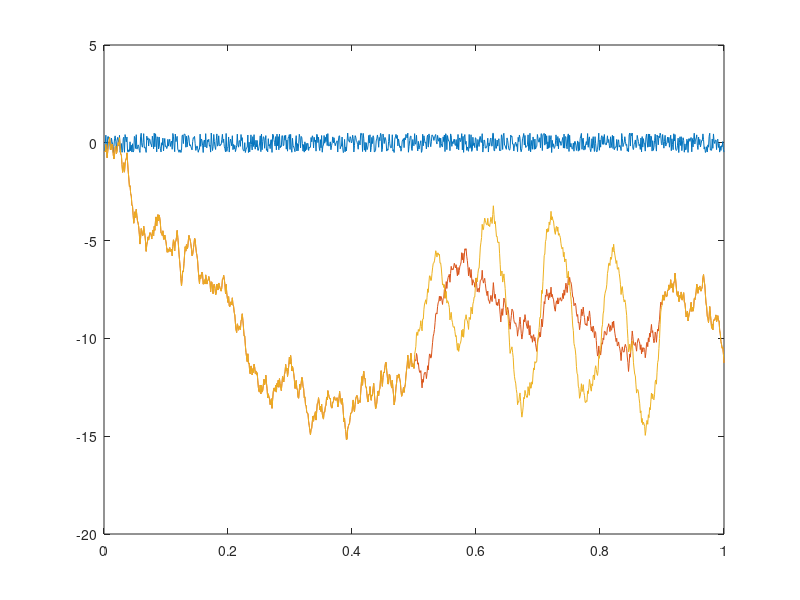
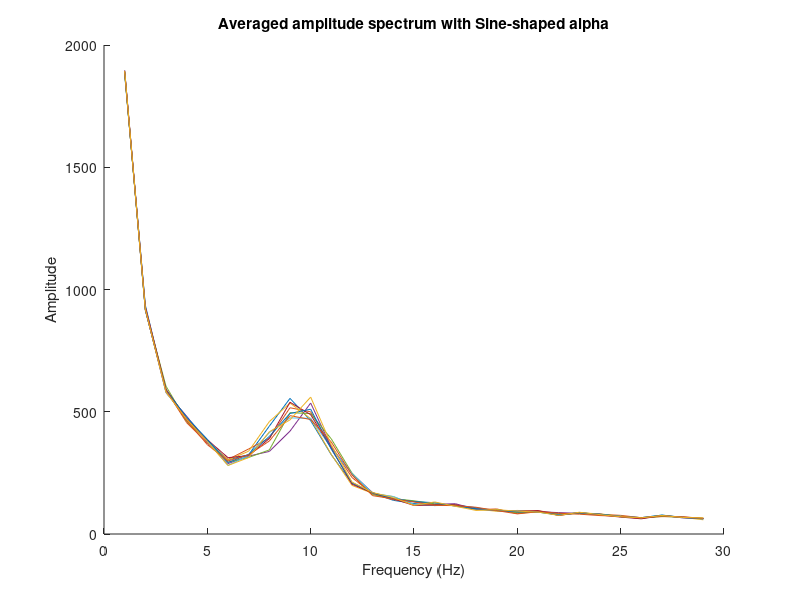
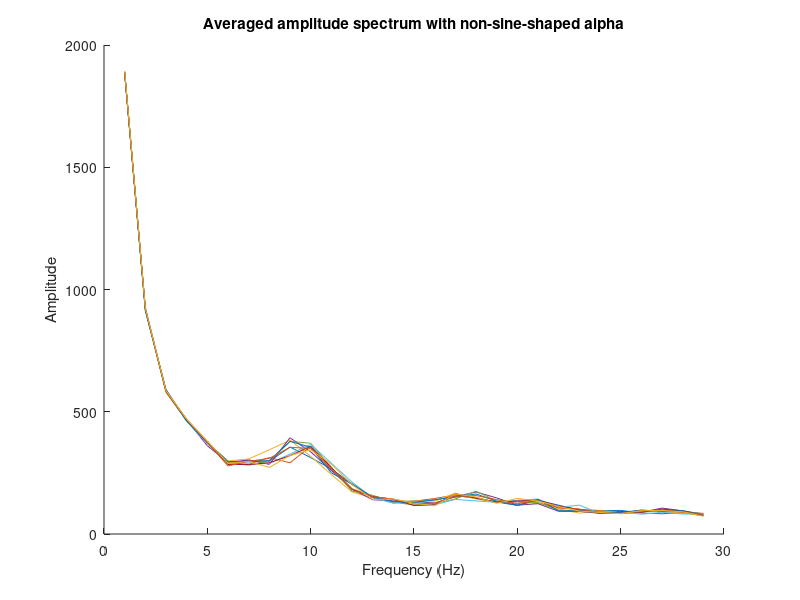
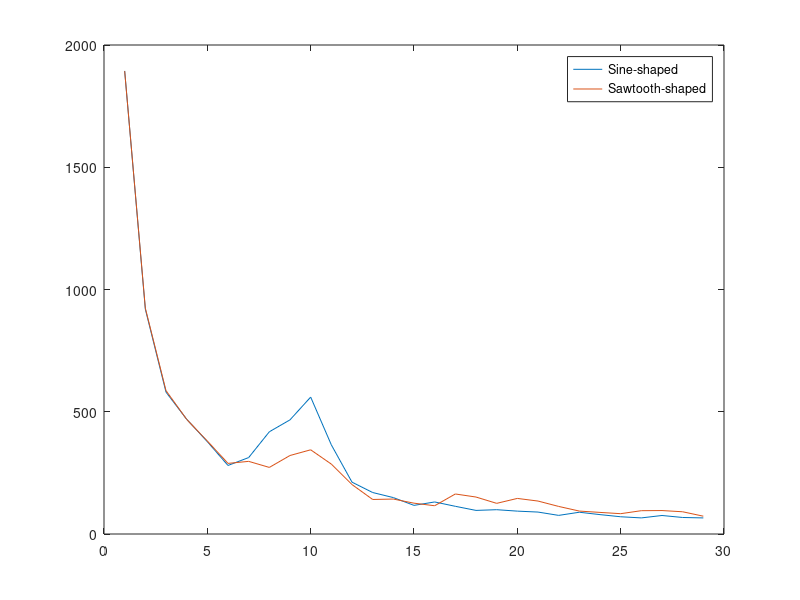

Write the MATLAB code that produced these figures, in order.
% Illustrating trade-off between time and frequency resolution

% Start by making a discrete time vector... 
clear
time = 0.001:0.001:1; % one second of discrete time
faxis = 0:500; % frequency axis goes from 0 to nyquist in steps of 1

% ... now make 50 trials of white noise (stochastic) segments, the same noise to be used for all future simulations
whitesig = zeros(50, length(time));
for trial = 1:50
whitesig(trial,:) = rand(1,1000)-.5; % zero centered white noise
end

figure
plot(time, whitesig(1,:))
hold on

% make bioreaslistic brownian nose signal using cumsum
brownsig = cumsum(whitesig(1,:));
plot(time, brownsig)

% now we add an alpha oscillation at the end of the trial, 500 to 900 ms. 

 alphasig = sin(2*pi*time*10).*4; 
 brownsig(500:900) = brownsig(500:900)  + alphasig(500:900); 
 plot(time, brownsig)
  

figure, hold on

for run = 1:10
  for trial = 1:50
    brownsig(trial,:) = cumsum(whitesig(trial, :));
    alphasig = sin(2*pi*time*(8+rand(1,1).*3)).*3;
    brownsig(trial, 300:700) = brownsig(trial, 300:700) + alphasig(300:700); 
    fftspec = fft(brownsig(trial,:)); % calculate DFT
    sumspecsine(trial, :) = abs(fftspec); % save it for later
  end

  plot(mean((sumspecsine(:, 2:30))))
  xlabel('Frequency (Hz)'),ylabel('Amplitude'),title('Averaged amplitude spectrum with Sine-shaped alpha')
end
hold off

% Same, but we do 10 runs with SAWTOOTH instead of sine-shaped alpha and look at the variability across runs after averaging 50 trials 
figure, hold on

for run = 1:10
  for trial = 1:50
    brownsig(trial,:) = cumsum(whitesig(trial, :));
    alphasig = sawtooth(2*pi*time*(8+rand(1,1).*3)).*3;
    brownsig(trial, 300:700) = brownsig(trial, 300:700) + alphasig(300:700); 
    fftspec = fft(brownsig(trial,:)); % calculate DFT
    sumspec(trial, :) = abs(fftspec); % save it for later
  end

  plot(mean((sumspec(:, 2:30))))
  xlabel('Frequency (Hz)'),ylabel('Amplitude'),title('Averaged amplitude spectrum with non-sine-shaped alpha')
end
hold off

figure
  plot(mean((sumspecsine(:, 2:30))))
  hold on 
  plot(mean((sumspec(:, 2:30))))
  legend('Sine-shaped', 'Sawtooth-shaped')


% Let's make a dent into the 1/f shape
for trial = 1:50

    brownsig(trial,:) = cumsum(whitesig(trial, :))-mean(cumsum(whitesig(trial, :)));
    %subplot(2,1,1), plot(time, brownsig(trial,:)), xlabel('Time (sec)'), ylabel('Voltage'), title('1 second of Brownian noise')
    fftspec = fft(brownsig(trial,:)); % calculate DFT
    sumspec(trial, :) = abs(fftspec); % save it for later
    %subplot(2,1,2), plot(abs(fftspec (2:30))), xlabel('Frequency (Hz)'),ylabel('Amplitude'),title('Amplitude spectrum')

end

figure
plot(faxis(2:30), mean((sumspec(:, 2:30))))
xlabel('Frequency (Hz)'),ylabel('Amplitude'),title('Averaged amplitude spectrum')
hold on

 % change the gain
for trial = 1:50

    brownsig(trial,:) = cumsum(whitesig(trial, :).*2)-mean(cumsum(whitesig(trial, :).*2));
    %subplot(2,1,1), plot(time, brownsig(trial,:)), xlabel('Time (sec)'), ylabel('Voltage'), title('1 second of Brownian noise')
    fftspec = fft(brownsig(trial,:)); % calculate DFT
    sumspec(trial, :) = abs(fftspec); % save it for later
    %subplot(2,1,2), plot(abs(fftspec (2:30))), xlabel('Frequency (Hz)'),ylabel('Amplitude'),title('Amplitude spectrum')

end

plot(faxis(2:30),mean((sumspec(:, 2:30))))
xlabel('Frequency (Hz)'),ylabel('Amplitude'),title('Averaged amplitude spectrum')
hold on
